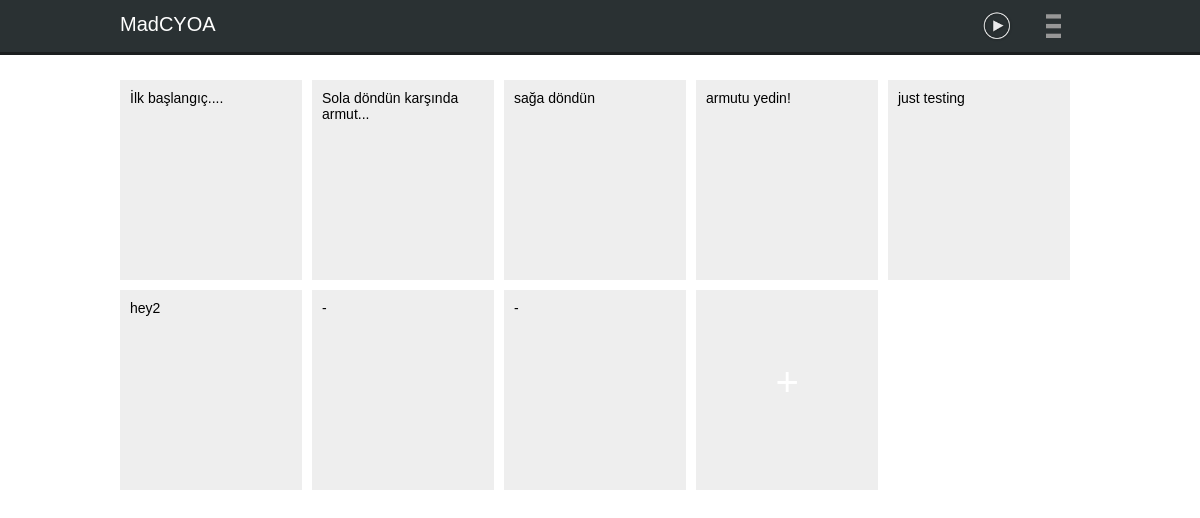
Before: /chapter/krhc/ with the older database file.
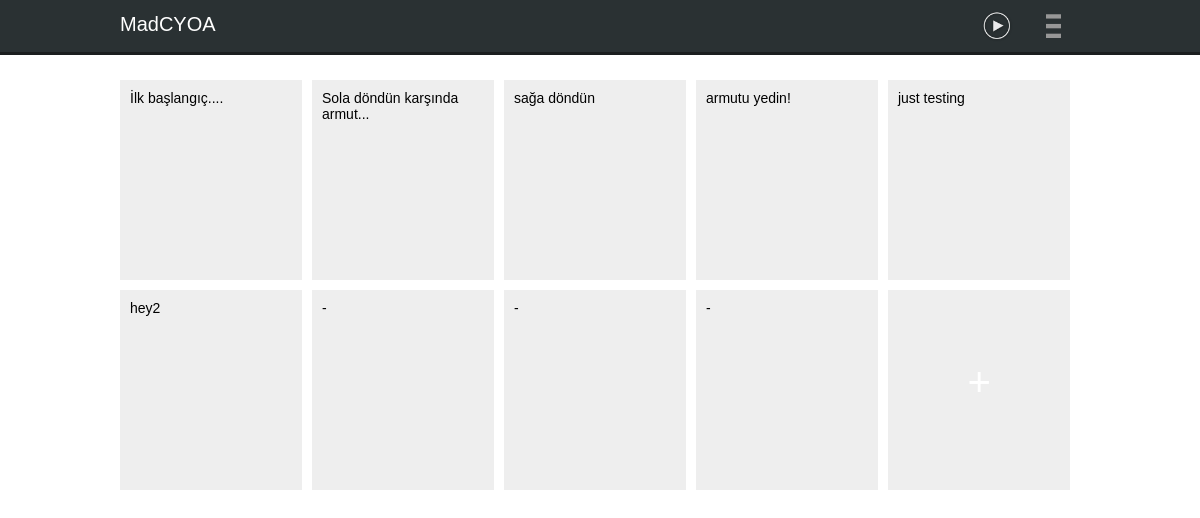
After: the same page with the newer database file.
### stories/models.py (models this page shows, shortened)
class Displayable(models.Model):
    name = models.CharField(max_length=100, null=True, blank=True)
    slug = AutoSlugField(populate_from="name", unique=True, null=True, blank=True)
    text = models.TextField(null=True, blank=True)
    sort_order = models.IntegerField(default=1)
    class Meta:
        abstract = True
        ordering = ("sort_order",)

class Snippet(Displayable):
    chapter = models.ForeignKey(Chapter, related_name="related_snippets")
    is_completed = models.BooleanField(default=False)
    is_failed = models.BooleanField(default=False)
    starting_point = models.BooleanField(default=False)
    checkpoint = models.BooleanField(default=False)

### stories/views.py (the view)
# urls.py: url(r'^chapter/(?P<slug>[\w-]+)/$', ChapterDetail.as_view(), name="chapter-detail"),
class ChapterDetail(DetailView):
    model = Chapter
    template_name = "chapter_detail.html"

### templates/chapter_detail.html (shortened to what this page needs)
{% extends "base.html" %}
{% block pageContent %}
<div style="width: 100%; overflow:auto; font-family: Tahoma; font-size: 14px;">
	{% for snippet in object.related_snippets.all %}
	<div class="snp snippet" id="{{ snippet.slug }}">
		<div class="snp-text">
			{{ snippet.text|default:'-' }}
		</div>
	</div>
	{% endfor %}
	<div class="snp new-snippet" id="{{ snippet.slug }}">
		<div class="add-snippet">
		</div>
	</div>
</div>
{% endblock %}

Changed rows visible on the page:
added Snippet: text "-"
